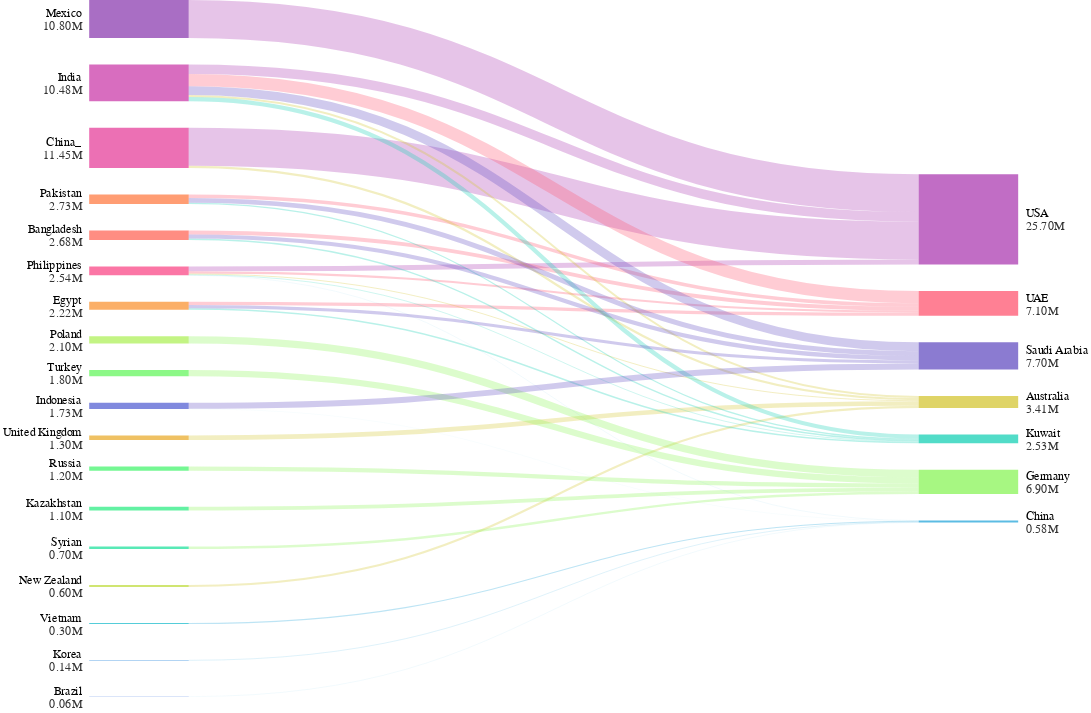

Describe this chart as a Vega-Lite specification.
### Vega specification from a JSON file in a GitHub repository (floating-point values rounded to 4 significant figures)
{"$schema": "https://vega.github.io/schema/vega/v5.json", "description": "Sankey Chart by David Bacci: https://www.linkedin.com/in/davbacci/", "width": 1000, "height": 750, "background": "transparent", "signals": [{"name": "standardGap", "value": 14, "description": "Gap as a percentage of full domain"}, {"name": "base", "value": "center", "description": "How to stack(center or zero)"}], "data": [{"name": "input", "values": [{"category": "India", "stack": 1, "sort": 2, "labels": "left"}, {"category": "China_", "stack": 1, "sort": 3, "labels": "left"}, {"category": "Mexico", "stack": 1, "sort": 1, "labels": "left"}, {"category": "Philippines", "stack": 1, "sort": 6, "labels": "left"}, {"category": "Bangladesh", "stack": 1, "sort": 5, "labels": "left"}, {"category": "Pakistan", "stack": 1, "sort": 4, "labels": "left"}, {"category": "El Salvador", "stack": 1, "sort": 1, "labels": "left"}, {"category": "Egypt", "stack": 1, "sort": 7, "labels": "left"}, {"category": "United Kingdom", "stack": 1, "sort": 11, "labels": "left"}, {"category": "New Zealand", "stack": 1, "sort": 15, "labels": "left", "gap": 5}, {"category": "Poland", "stack": 1, "sort": 8, "labels": "left"}, {"category": "Turkey", "stack": 1, "sort": 9, "labels": "left"}, {"category": "Russia", "stack": 1, "sort": 12, "labels": "left"}, {"category": "Kazakhstan", "stack": 1, "sort": 13, "labels": "left", "gap": 5}, {"category": "Syrian", "stack": 1, "sort": 14, "labels": "left", "gap": 5}, {"category": "Vietnam", "stack": 1, "sort": 16, "labels": "left", "gap": 5}, {"category": "Korea", "stack": 1, "sort": 17, "labels": "left", "gap": 5}, {"category": "Brazil", "stack": 1, "sort": 18, "labels": "left", "gap": 5}, {"category": "Indonesia", "stack": 1, "sort": 10, "labels": "left"}, {"category": "USA", "stack": 2, "sort": 1}, {"category": "UAE", "stack": 2, "sort": 2}, {"category": "Australia", "stack": 2, "sort": 3}, {"category": "Kuwait", "stack": 2, "sort": 4}, {"category": "Germany", "stack": 2, "sort": 5}, {"category": "China", "stack": 2, "sort": 6}, {"category": "Saudi Arabia", "stack": 2, "sort": 3}, {"source": "Mexico", "destination": "USA", "value": 10.8}, {"source": "India", "destination": "USA", "value": 2.7}, {"source": "China_", "destination": "USA", "value": 10.8}, {"source": "Philippines", "destination": "USA", "value": 1.4}, {"source": "India", "destination": "UAE", "value": 3.5}, {"source": "Bangladesh", "destination": "UAE", "value": 1.1}, {"source": "Pakistan", "destination": "UAE", "value": 1}, {"source": "Egypt", "destination": "UAE", "value": 0.9}, {"source": "Philippines", "destination": "UAE", "value": 0.6}, {"source": "United Kingdom", "destination": "Australia", "value": 1.3}, {"source": "China_", "destination": "Australia", "value": 0.65}, {"source": "New Zealand", "destination": "Australia", "value": 0.6}, {"source": "India", "destination": "Australia", "value": 0.58}, {"source": "Philippines", "destination": "Australia", "value": 0.28}, {"source": "Poland", "destination": "Germany", "value": 2.1}, {"source": "Turkey", "destination": "Germany", "value": 1.8}, {"source": "Russia", "destination": "Germany", "value": 1.2}, {"source": "Kazakhstan", "destination": "Germany", "value": 1.1}, {"source": "Syrian", "destination": "Germany", "value": 0.7}, {"source": "India", "destination": "Kuwait", "value": 1.2}, {"source": "Egypt", "destination": "Kuwait", "value": 0.42}, {"source": "Bangladesh", "destination": "Kuwait", "value": 0.38}, {"source": "Pakistan", "destination": "Kuwait", "value": 0.33}, {"source": "Philippines", "destination": "Kuwait", "value": 0.2}, {"source": "Vietnam", "destination": "China", "value": 0.3}, {"source": "Korea", "destination": "China", "value": 0.14}, {"source": "Brazil", "destination": "China", "value": 0.057}, {"source": "Philippines", "destination": "China", "value": 0.056}, {"source": "Indonesia", "destination": "China", "value": 0.03}, {"source": "India", "destination": "Saudi Arabia", "value": 2.5}, {"source": "Indonesia", "destination": "Saudi Arabia", "value": 1.7}, {"source": "Pakistan", "destination": "Saudi Arabia", "value": 1.4}, {"source": "Bangladesh", "destination": "Saudi Arabia", "value": 1.2}, {"source": "Egypt", "destination": "Saudi Arabia", "value": 0.9}]}, {"name": "stacks", "source": "input", "transform": [{"type": "filter", "expr": "datum.source != null"}, {"type": "formula", "as": "end", "expr": "['source','destination']"}, {"type": "formula", "as": "name", "expr": "[ datum.source,datum.destination]"}, {"type": "project", "fields": ["end", "name", "value"]}, {"type": "flatten", "fields": ["end", "name"]}, {"type": "lookup", "from": "input", "key": "category", "values": ["stack", "sort", "gap", "labels"], "fields": ["name"], "as": ["stack", "sort", "gap", "labels"]}, {"type": "aggregate", "fields": ["value", "stack", "sort", "gap", "labels"], "groupby": ["end", "name"], "ops": ["sum", "max", "max", "max", "max"], "as": ["value", "stack", "sort", "gap", "labels"]}, {"type": "aggregate", "fields": ["value", "stack", "sort", "gap", "labels"], "groupby": ["name"], "ops": ["max", "max", "max", "max", "max"], "as": ["value", "stack", "sort", "gap", "labels"]}, {"type": "formula", "as": "gap", "expr": "datum.gap?datum.gap:0"}]}, {"name": "maxValue", "source": ["stacks"], "transform": [{"type": "aggregate", "fields": ["value"], "groupby": ["stack"], "ops": ["sum"], "as": ["value"]}, {"type": "aggregate", "fields": ["value"], "ops": ["max"], "as": ["value"]}]}, {"name": "plottedStacks", "source": ["stacks"], "transform": [{"type": "formula", "as": "spacer", "expr": " (data('maxValue')[0].value/100)*(standardGap+datum.gap)"}, {"type": "formula", "as": "type", "expr": "['data','spacer']"}, {"type": "formula", "as": "spacedValue", "expr": "[datum.value,datum.spacer]"}, {"type": "flatten", "fields": ["type", "spacedValue"]}, {"type": "stack", "groupby": ["stack"], "sort": {"field": "sort", "order": "descending"}, "field": "spacedValue", "offset": {"signal": "base"}}, {"type": "formula", "expr": "((datum.value)/2)+datum.y0", "as": "yc"}]}, {"name": "finalTable", "source": ["plottedStacks"], "transform": [{"type": "filter", "expr": "datum.type == 'data'"}]}, {"name": "linkTable", "source": ["input"], "transform": [{"type": "filter", "expr": "datum.source != null"}, {"type": "lookup", "from": "finalTable", "key": "name", "values": ["y0", "y1", "stack", "sort"], "fields": ["source"], "as": ["sourceStacky0", "sourceStacky1", "sourceStack", "sourceSort"]}, {"type": "lookup", "from": "finalTable", "key": "name", "values": ["y0", "y1", "stack", "sort"], "fields": ["destination"], "as": ["destinationStacky0", "destinationStacky1", "destinationStack", "destinationSort"]}, {"type": "stack", "groupby": ["source"], "sort": {"field": "destinationSort", "order": "descending"}, "field": "value", "offset": "zero", "as": ["syi0", "syi1"]}, {"type": "formula", "expr": "datum.syi0+datum.sourceStacky0", "as": "sy0"}, {"type": "formula", "expr": "datum.sy0+datum.value", "as": "sy1"}, {"type": "stack", "groupby": ["destination"], "sort": {"field": "sourceSort", "order": "descending"}, "field": "value", "offset": "zero", "as": ["dyi0", "dyi1"]}, {"type": "formula", "expr": "datum.dyi0+datum.destinationStacky0", "as": "dy0"}, {"type": "formula", "expr": "datum.dy0+datum.value", "as": "dy1"}, {"type": "formula", "expr": "((datum.value)/2)+datum.sy0", "as": "syc"}, {"type": "formula", "expr": "((datum.value)/2)+datum.dy0", "as": "dyc"}, {"type": "linkpath", "orient": "horizontal", "shape": "diagonal", "sourceY": {"expr": "scale('y', datum.syc)"}, "sourceX": {"expr": "scale('x', toNumber(  datum.sourceStack))+ bandwidth('x')"}, "targetY": {"expr": "scale('y', datum.dyc)"}, "targetX": {"expr": "scale('x', datum.destinationStack)"}}, {"type": "formula", "expr": "range('y')[0]-scale('y', datum.value)", "as": "strokeWidth"}]}], "scales": [{"name": "x", "type": "band", "range": "width", "domain": {"data": "finalTable", "field": "stack"}, "paddingInner": 0.88}, {"name": "y", "type": "linear", "range": "height", "domain": {"data": "finalTable", "field": "y1"}, "reverse": false}, {"name": "color", "type": "ordinal", "range": {"scheme": "rainbow"}, "domain": {"data": "stacks", "field": "name"}}], "marks": [{"type": "rect", "from": {"data": "finalTable"}, "encode": {"update": {"x": {"scale": "x", "field": "stack"}, "width": {"scale": "x", "band": 1}, "y": {"scale": "y", "field": "y0"}, "y2": {"scale": "y", "field": "y1"}, "fill": {"scale": "color", "field": "name"}, "fillOpacity": {"value": 0.75}, "strokeWidth": {"value": 0}, "stroke": {"scale": "color", "field": "name"}}, "hover": {"tooltip": {"signal": "{'Name':datum.name, 'People':format(datum.value,'.1f') + 'M'}"}, "fillOpacity": {"value": 1}, "font": {"value": "Consolas"}}}}, {"type": "path", "name": "links", "from": {"data": "linkTable"}, "clip": true, "encode": {"update": {"strokeWidth": {"field": "strokeWidth"}, "path": {"field": "path"}, "strokeOpacity": {"signal": "0.3"}, "stroke": {"field": "destination", "scale": "color"}}, "hover": {"strokeOpacity": {"value": 1}, "tooltip": {"signal": "{'Origin':datum.source,'Destination':datum.destination, 'People':format(datum.value, '.1f') + 'M'}"}}}}, {"type": "group", "name": "labelText", "zindex": 1, "from": {"facet": {"data": "finalTable", "name": "labelFacet", "groupby": ["name", "stack", "yc", "value", "labels"]}}, "clip": false, "encode": {"update": {"strokeWidth": {"value": 1}, "stroke": {"value": "red"}, "x": {"signal": "datum.labels=='left'?scale('x', datum.stack)-8 : scale('x', datum.stack) + (bandwidth('x')) +8"}, "yc": {"scale": "y", "signal": "datum.yc"}, "width": {"signal": "0"}, "height": {"signal": "0"}, "fillOpacity": {"signal": "0.1"}}}, "marks": [{"type": "text", "name": "heading", "from": {"data": "labelFacet"}, "encode": {"update": {"x": {"value": 0}, "y": {"value": -2}, "text": {"field": "name"}, "align": {"signal": "datum.labels=='left'?'right':'left'"}, "fontWeight": {"value": "normal"}, "fill": {"value": "black"}, "font": {"value": "Consolas"}}}}, {"type": "text", "name": "amount", "from": {"data": "labelFacet"}, "encode": {"update": {"x": {"value": 0}, "y": {"value": 12}, "text": {"signal": " format(datum.value,'.2f')+ 'M'"}, "align": {"signal": "datum.labels=='left'?'right':'left'"}}}}]}, {"type": "rect", "from": {"data": "labelText"}, "encode": {"update": {"x": {"field": "bounds.x1", "offset": -2}, "x2": {"field": "bounds.x2", "offset": 2}, "y": {"field": "bounds.y1", "offset": -2}, "y2": {"field": "bounds.y2", "offset": 2}, "fill": {"value": "transparent"}, "opacity": {"value": 0.8}, "cornerRadius": {"value": 4}}}}], "config": {"view": {"stroke": "transparent"}, "text": {"fontSize": 13, "fill": "#333333"}}}
